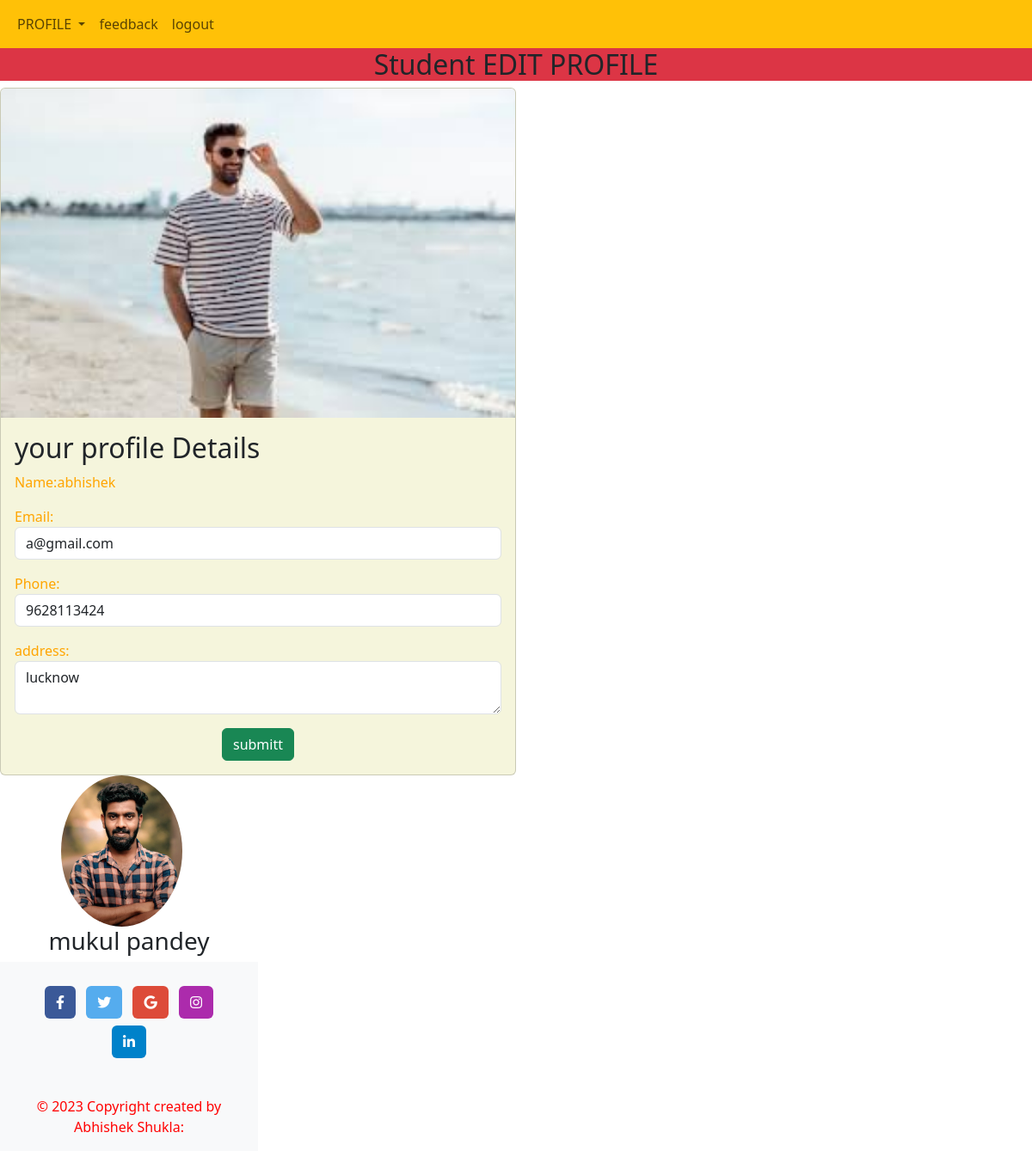
The app's page /student_edit_profile/ (signed in) with its own data.
### myapp/models.py (models this page shows, shortened)
class Student(models.Model):
    course=models.ForeignKey(Course,on_delete=models.DO_NOTHING,default="")
    name=models.CharField(max_length=45)
    email=models.EmailField(max_length=45)
    phone=models.CharField(max_length=10)
    student_id=models.CharField(max_length=40,primary_key=True,default="")
    student_password=models.CharField(max_length=40)
    gender=models.CharField(max_length=6,choices=gender)
    description=models.TextField()
    address=models.TextField()
    student_pic=models.FileField(max_length=200,upload_to="myapp/student_pic",default="")

### myapp/student_views.py (the view, shortened to what this page needs)
# urls.py: path("student_edit_profile/",student_views.student_edit_profile,name="student_edit_profile"),
def student_edit_profile(request):
    if request.method=="GET":
        s_id=request.session["student_key"]
        student_obj=Student.objects.get(student_id=s_id)
        student_dict={"student_data":student_obj}
        return render(request,'myapp/student/student_editprofile.html',student_dict)

### myapp/templates/myapp/student/student_editprofile.html (shortened to what this page needs)
{% extends 'myapp/student/student_base.html'%}
{%block content%}
<div class="container-fluid bg-danger">
<h2 style="text-align: center;">Student EDIT PROFILE</h2>
</div>
<form method="post" action="/student_edit_profile/">
<div class="card" style="width: 50%;height: auto;background-color: beige;max-width: left;">
    <img class="card-img-top" src="/media/{{student_data.student_pic}}" alt="Card image cap">
    <div class="card-body">
        <h2>your profile Details</h2>
        <p class="card-text">Name:{{student_data.name}}
        </p>
        <p class="card-text">Email:
            <input type="email" name="useremail" class="form-control"
            required value={{student_data.email}}
        </p>
        </p>
        <p class="card-text">Phone:
            <input type="number" name="userphone" class="form-control"
            required value={{student_data.phone}}
        </p>
        </p>
        <p class="card-text">address:
            <textarea name="useraddress" class="form-control" required>{{student_data.address}}</textarea>
        </p>
        <div class="text-center">
            <button class="btn btn-success">submitt</button>
        </div>
            </div>
        </div>
        </form>
        {%endblock%}

### records on screen
Student: student_pic (picture), name "abhishek", useremail "a@gmail.com", userphone "9628113424", useraddress "lucknow"
